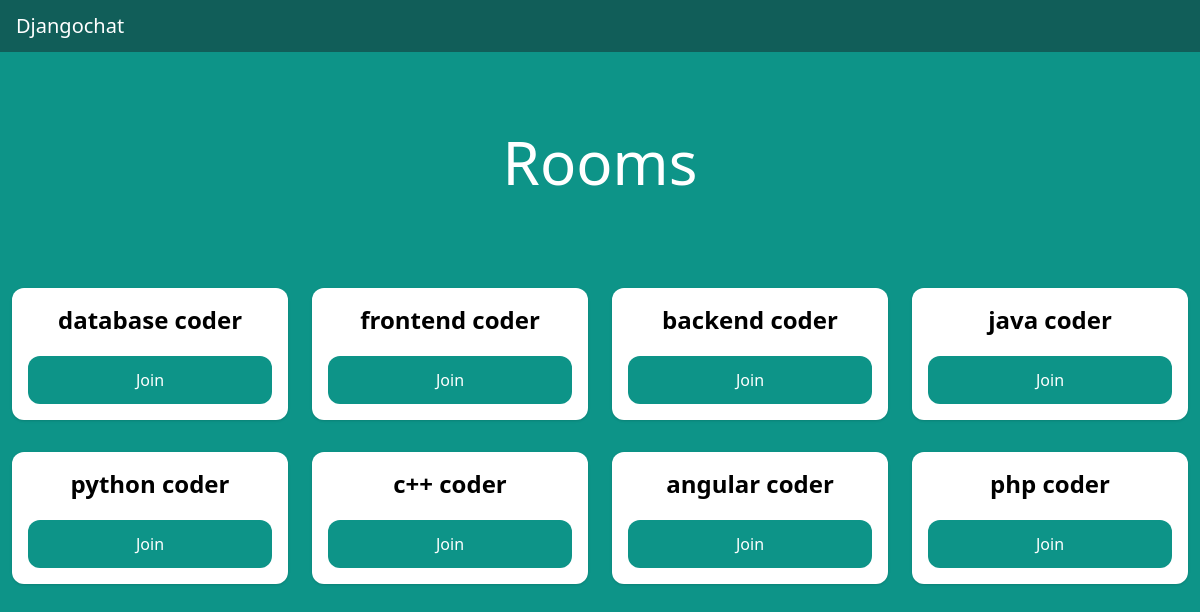
/chatting/rooms (signed in), run on the app's committed database.
### chatting/models.py (models this page shows)
class Room(models.Model):
    name = models.CharField(max_length=255)
    slug = models.SlugField(unique=True)

### chatting/views.py (the view)
# urls.py: path("rooms", views.rooms, name='rooms'),
@login_required
def rooms(request):
    rooms = Room.objects.all()
    return render(request, 'rooms.html', {'rooms': rooms})

### templates/rooms.html (shortened to what this page needs)
{% extends 'core.html' %}
{% block content %}
<div class="p-10 lg:p-20 text-center">
    <h3 class="text-3xl lg:text-6xl text-white">Rooms</h3>
</div>
<div class="w-full flex flex-wrap items-center">
    {% for room in rooms %}
        <div class="w-full lg:w-1/4 px-3 py-4">
            <div class="p-4 bg-white shadow rounded-xl text-center">
                <h2 class="mb-5 text-2xl font-semibold">{{ room.name }}</h2>
                <a href="{% url 'room' room.slug %}" class="px-5 py-3 block rounded-xl text-white bg-teal-600 hover:bg-teal-700">Join</a>
            </div>
        </div>
    {% endfor %}
</div>
{% endblock %}

### templates/core.html (shortened to what this page needs)
<!DOCTYPE html>
<html>
    <head>
        <script src="https://cdn.tailwindcss.com"></script>
    </head>
    <body class="bg-teal-600">
        <nav class="flex items-center justify-between px-4 py-3 bg-teal-800">
            <div class="navbar-brand">
                <a href="/" class="text-xl text-white">Djangochat</a>
            </div>
        </nav>
        {% block content %}
        {% endblock %}
    </body>
</html>

### templates/core.html (style rules this page uses)
a { text-decoration:none ; }
h3 { width: -10%; color:white; text-align: center; }

### data on the page
Room: name "database coder"
Room: name "frontend coder"
Room: name "backend coder"
Room: name "java coder"
Room: name "python coder"
Room: name "c++ coder"
Room: name "angular coder"
Room: name "php coder"
